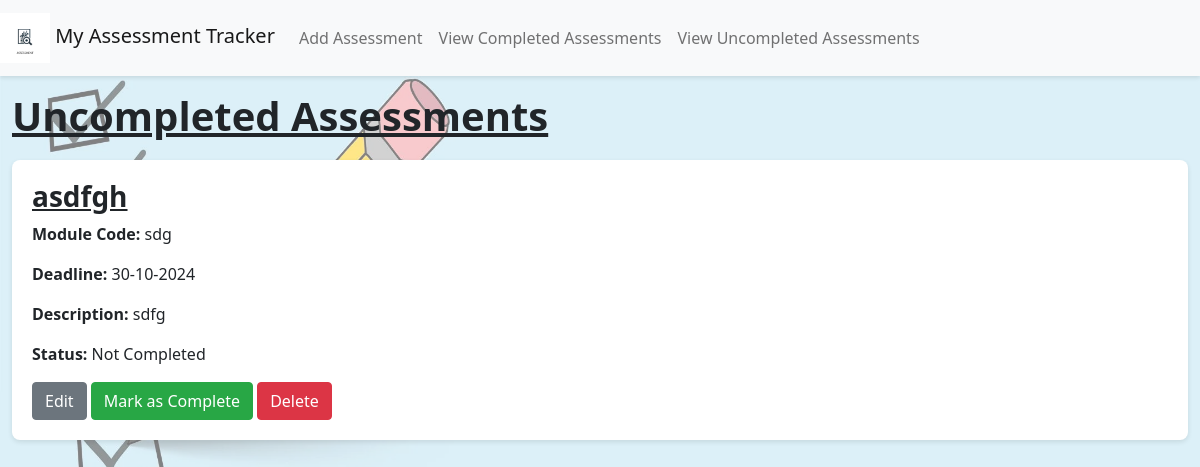
The page /view_uncompleted on the database as committed earlier.
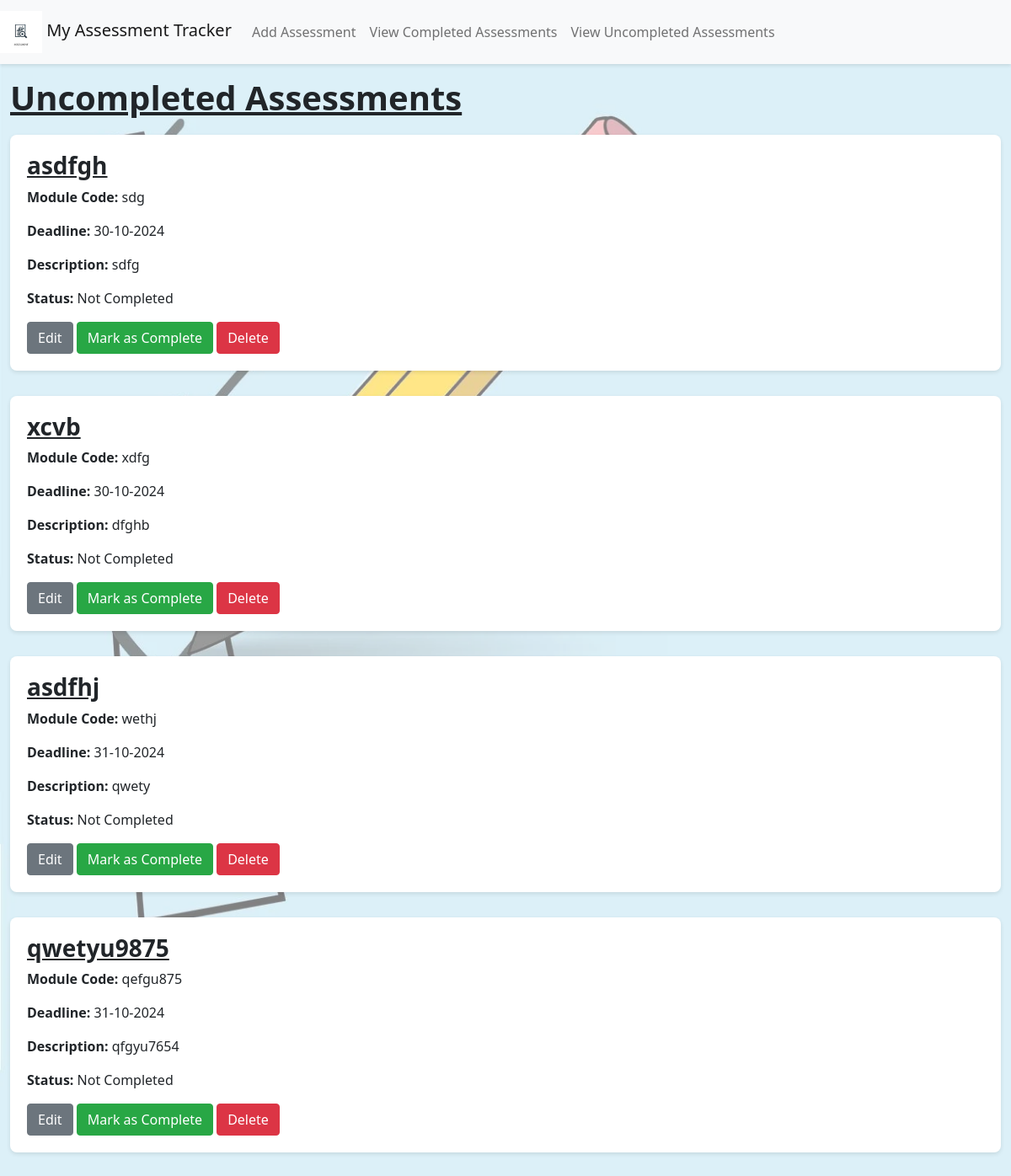
The same page on the database as committed later.
### app/models.py (models this page shows)
class Assessment(db.Model):
    id = db.Column(db.Integer, primary_key=True)
    title = db.Column(db.String(100), nullable=False)
    module_code = db.Column(db.String(20), nullable=False)
    deadline_date = db.Column(db.DateTime, nullable=False)
    description = db.Column(db.Text, nullable=False)
    is_complete = db.Column(db.Boolean, default=False)

### app/views.py (the view)
@app.route('/view_uncompleted')
def view_uncompleted():
    uncompleted_assessments = Assessment.query.filter_by(
        is_complete=False).all()
    return render_template(
        'view_uncompleted.html',
        title='Uncompleted Assessments',
        assessments=uncompleted_assessments
    )

### app/templates/view_uncompleted.html (shortened to what this page needs)
<!DOCTYPE html>
<html lang="en">
{% extends "base.html" %}
{% block content %}
  <h1>Uncompleted Assessments</h1>
  <div class="assessment-list">
    {% if assessments %}
      {% for assessment in assessments %}
        <div class="assessment-item" role="region" aria-labelledby="assessment-{{ assessment.id }}">
          <h3 id="assessment-{{ assessment.id }}">{{ assessment.title }}</h3>
          <p><strong>Module Code:</strong> {{ assessment.module_code }}</p>
          <p><strong>Deadline:</strong> {{ assessment.deadline_date.strftime('%d-%m-%Y') }}</p>
          <p><strong>Description:</strong> {{ assessment.description }}</p>
          <p><strong>Status:</strong> Not Completed</p>
          <a href="{{ url_for('edit_assessment', assessment_id=assessment.id) }}" class="btn btn-secondary" role="button">Edit</a>
          <form action="{{ url_for('mark_complete', assessment_id=assessment.id) }}" method="post" style="display:inline;" aria-label="Mark assessment {{ assessment.title }} as complete">
            <button type="submit" class="btn btn-success">Mark as Complete</button>
          </form>
          <form action="{{ url_for('delete_assessment', assessment_id=assessment.id) }}" method="post" style="display:inline;" aria-label="Delete assessment {{ assessment.title }}">
            <button type="submit" class="btn btn-danger">Delete</button>
          </form>
        </div>
      {% endfor %}
    {% else %}
      <div class="alert alert-info" role="alert">
        <p>All assessments are completed for the moment.</p>
        <a href="{{ url_for('view_completed') }}" class="btn btn-primary" role="button">View Completed Assessments</a>
      </div>
    {% endif %}
  </div>
{% endblock %}

Rows that differ between the two databases and show on the page:
now on this page (row edited): Assessment: title "xcvb", module_code "xdfg", deadline_date "30-10-2024", description "dfghb"
added Assessment: title "asdfhj", module_code "wethj", deadline_date "31-10-2024", description "qwety"
added Assessment: title "qwetyu9875", module_code "qefgu875", deadline_date "31-10-2024", description "qfgyu7654"
